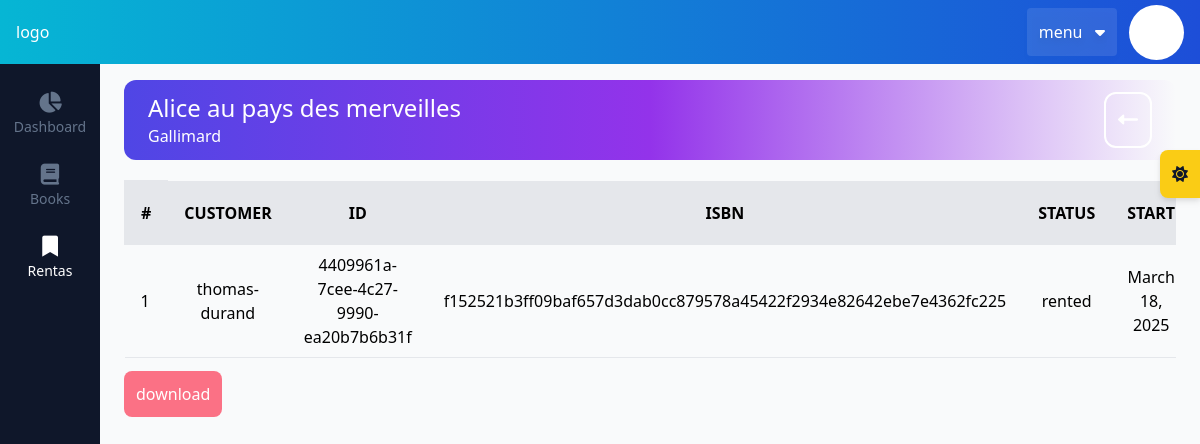
The page /rentals/4409961a-7cee-4c27-9990-ea20b7b6b31f/ on the database its author committed.
### books/models.py (models this page shows, shortened)
class BookTitle(models.Model):
    title = models.CharField(max_length=200,unique=True)
    slug = models.SlugField(blank=True)
    publisher = models.ForeignKey(Publisher,on_delete=models.CASCADE)
    author = models.ForeignKey(Author,on_delete=models.CASCADE)
    created = models.DateTimeField(auto_now_add=True)
    updated = models.DateTimeField(auto_now=True)

class Book(models.Model):
    id = models.CharField(primary_key=True,max_length=36,default=uuid.uuid4,editable=False)
    title = models.ForeignKey(BookTitle,on_delete=models.CASCADE)
    isbn = models.CharField(max_length=24,blank=True)
    qr_code = models.ImageField(upload_to='qr_codes',null=True,blank=True)
    created = models.DateTimeField(auto_now_add=True)
    updated = models.DateTimeField(auto_now=True)

### publisher/models.py (models this page shows, shortened)
class Publisher(models.Model):
    id = models.UUIDField(primary_key=True,default=uuid.uuid4,editable=False)
    name = models.CharField(max_length=200)
    country = CountryField(blank_label='(select country)')
    created = models.DateTimeField(auto_now_add=True)
    updated = models.DateTimeField(auto_now=True)

### rentals/models.py (models this page shows, shortened)
class Rental(models.Model):
    book = models.ForeignKey(Book,on_delete=models.CASCADE)
    customer = models.ForeignKey(Customer,on_delete=models.CASCADE)
    status = models.CharField(max_length=2,choices=STATUS_CHOICES)
    rent_start_date = models.DateField(help_text="when the book was rented")
    rent_end_date = models.DateField(help_text="deadline",blank=True)
    rent_date = models.DateField(help_text="actuel retrun date",blank=True,null=True)
    is_closed = models.BooleanField(default=False)
    created = models.DateField(auto_now_add=True)
    update = models.DateField(auto_now=True)
    class Meta:
        ordering = ('-created',)

### customers/models.py (models this page shows, shortened)
class Customer(models.Model):
    first_name = models.CharField(max_length=100)
    last_name = models.CharField(max_length=100)
    username = models.CharField(max_length=100,unique=True,blank=True)
    additional_infor = models.TextField(blank=True)
    rating = models.PositiveSmallIntegerField(default=50)
    books = models.ManyToManyField(Book,blank=True,help_text='livres actuellement loués')
    book_count = models.PositiveSmallIntegerField(default=0)

### rentals/views.py (the view)
# urls.py: path('<str:book_id>/',BookRentalHistoryView.as_view(),name='detail'),
class BookRentalHistoryView(ListView):
    model = Rental
    template_name = 'rentals/detail.html'
    def get_queryset(self):
        book_id = self.kwargs.get('book_id')
        return Rental.objects.filter(Q(book__id=book_id)|Q(book__isbn=book_id))
    def get_context_data(self, **kwargs):
        context = super().get_context_data(**kwargs)
        book_id = self.kwargs.get('book_id')
        obj = get_object_or_404(Book,Q(id=book_id)|Q(isbn=book_id))
        context['object'] = obj
        context['book_id'] = book_id
        return context

### rentals/templatetags/get_status_text.py (called while the page is built)
@register.filter
def get_status_text(value):
    if not value: return
    data = dict(STATUS_CHOICES)
    return data[value]

### rentals/templates/rentals/detail.html (shortened to what this page needs)
{% extends "base.html" %}
{%load static%}
{%load widget_tweaks%}
{%load get_status_text%}
{% block content %}
{% include "components/header.html" with title=object.title.title description=object.title.publisher.name is_go_back=True %}
{% if object %}
    {% if object_list %}
    <div class="overflow-x-auto mt-2">
        <table class="min-w-full border-collapse  dark:bg-gray-800 dark:border-gray-700  dark:text-slate-200" >
            <thead>
                <tr class="bg-gray-200  dark:bg-gray-800 dark:border-gray-700">
                    <th class="border px-4 py-2 text-left">#</th>
                    <th class="px-4 py-2">CUSTOMER</th>
                    <th class=" px-4 py-2">ID</th>
                    <th class=" px-4 py-2">ISBN</th>
                    <th class=" px-4 py-2 text-center">STATUS</th>
                    <th class=" px-4 py-2">START</th>
                </tr>
            </thead>
            <tbody>
                {% for obj in object_list %}
                <tr class="border-b dark:bg-gray-800 dark:border-gray-700 dark:hover:bg-gray-900 dark:text-neutral-200 hover:bg-gray-100 ">
                    <td class="px-4 py-2">{{ forloop.counter }}</td>
                    <td class="px-4 py-2 text-center">{{ obj.customer.username }}</td>
                    <td class=" px-4 py-2 text-center">{{ obj.book.id }}</td>
                    <td class=" px-4 py-2 text-center">{{ obj.book.isbn }}</td>
                    <td class=" px-4 py-2 text-center">
                        {{obj.status|get_status_text}}
                    </td>
                    <td class=" px-4 py-2 text-center">
                        {{obj.rent_start_date}}
                    </td>
                </tr>
                {% empty %}
                <tr>
                    <td colspan="8" class="text-center py-4">Aucun livre trouvé.</td>
                </tr>
                {% endfor %}
            </tbody>
        </table>
    </div>
    <div class="mt-6">
        <a href="{%url 'rentals:download' book_id %}" class="p-3 bg-rose-400 hover:bg-rose-500 text-white rounded-lg">download</a>
    </div>
    {%else%}
    no rental data
    {% endif %}
{%else%}
no book found
{% endif %}
{% endblock content %}

### templates/components/header.html (shortened to what this page needs)
<div class="bg-gradient-to-r from-indigo-600 via-purple-600 text-white rounded-xl mb-5 h-[80px] flex justify-between items-center px-6" id="head">
    <div class="flex-col">
        <div class="text-2xl">{{title}}</div>
        <div class="text-md">{{description}}</div>
    </div>
    <div>
         {%if is_go_back%}
         <div class="{% if is_form_available %}ml-3{%endif%}">
            <button class="bg-transparent border-2 border-white text-white hover:bg-white hover:text-slate-900 hover:border-white p-3 rounded-xl text-xl" id="go-back-btn">
                <i class="fa-solid fa-left-long"></i>
            </button>
         </div>
         {%endif%}
    </div>
</div>

### rows shown on the page
BookTitle: title "Alice au pays des merveilles"
Publisher: name "Gallimard"
Rental: customer.username "thomas-durand", book.id "4409961a-7cee-4c27-9990-ea20b7b6b31f", book.isbn "f152521b3ff09baf657d3dab0cc879578a45422f2934e82642ebe7e4362fc225", status|get_status_text "rented", rent_start_date "March 18, 2025"
